Frame 1 (no input): blank canvas, image omitted
Frame 60 (no input): blank canvas, image omitted
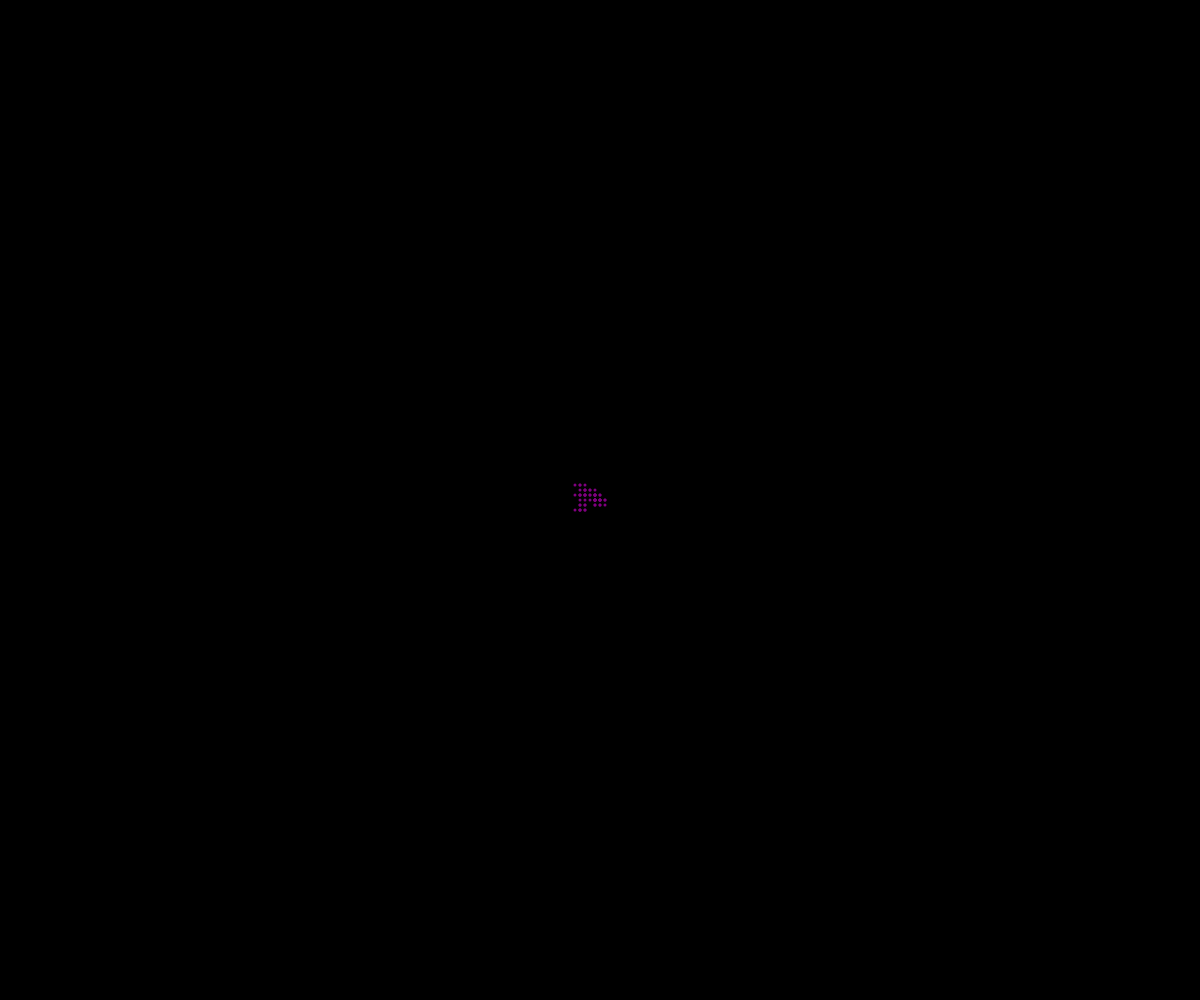
Frame 120 (the mouse pressed at the canvas centre since frame 60)

The p5.js sketch whose frames 1 and 60 were blank and that drew this single picture after the mouse press (run headless with seeded random() and noise() and a simulated clock; from frame 60 on, the mouse is pressed at the canvas centre):

// p5.js sketch
// ── sketch.js
// OOP Walkers (Arrays)
// Jinny Kim
// 02. 01. 2021

let theWalkers = [];
let colorOptions = ["red", "orange", "yellow", "green", "blue", "cyan", "purple", "white", "pink"];

function setup() {
  createCanvas(windowWidth, windowHeight);
  background("black");

}

function draw() {
  for (let i = 0; i < theWalkers.length; i++) {
    theWalkers[i].move();
    theWalkers[i].display();
  }
}

function mousePressed() {
  let someWalker = new Walker(mouseX, mouseY, random(colorOptions));
  theWalkers.push(someWalker);
}

class Walker { //everything in a class is a function
  constructor(x, y, theColor) {
    this.x = x; //x value you passed in
    this.y = y; //y value you passed in
    this.color = theColor; //the color value you passed in
    this.speed = 5;
  }

  display() {
    noStroke();
    fill(this.color);
    ellipse(this.x, this.y, 3, 3);
  }

  move() {
    let choice = random(100);

    if (choice < 25) {
      this.x += this.speed;
    }
    else if (choice < 50) {
      this.x -= this.speed;
    }
    else if (choice < 75) {
      this.y += this.speed;
    }
    else {
      this.y -= this.speed;
    }

  }
}
